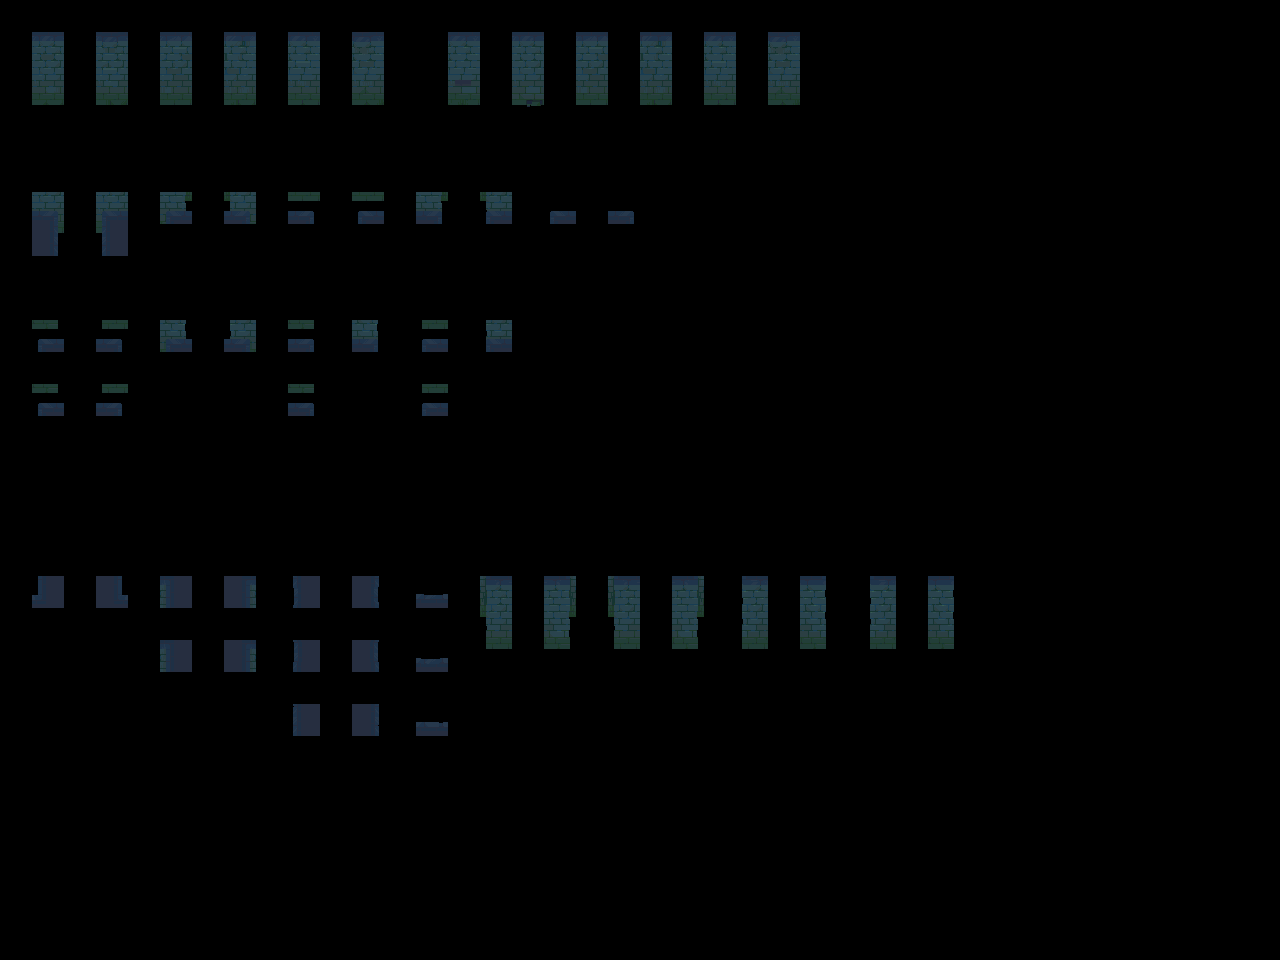

A 2D game scene composited from a Tiled map and its tileset images. What follows is a short description and the map's XML, with every tile layer's data as written:
An orthogonal 40x30 tile map with 32x32 px tiles, 2 tile layers (input_walls, output_walls) and 5 objects.

<map version="1.9" tiledversion="1.9.2" orientation="orthogonal" renderorder="right-down" width="40" height="30" tilewidth="32" tileheight="32" infinite="0" nextlayerid="4" nextobjectid="7">
 <properties>
  <property name="MatchInOrder" type="bool" value="true" />
 </properties>
 <tileset firstgid="1" source="../tilesets/Sewers-Tileset-wall-2.tsx" />
 <layer id="1" name="input_walls" width="40" height="30" opacity="0.83">
  <data encoding="csv">
0,0,0,0,0,0,0,0,0,0,0,0,0,0,0,0,0,0,0,0,0,0,0,0,0,0,0,0,0,0,0,0,0,0,0,0,0,0,0,0,
0,67,0,67,0,67,0,67,0,67,0,67,0,0,67,0,67,0,67,0,67,0,67,0,67,0,0,0,0,0,0,0,0,0,0,0,0,0,0,0,
0,83,0,83,0,83,0,83,0,83,0,83,0,0,83,0,83,0,83,0,83,0,83,0,83,0,0,0,0,0,0,0,0,0,0,0,0,0,0,0,
0,99,0,99,0,99,0,99,0,99,0,99,0,0,99,0,99,0,99,0,99,0,99,0,99,0,0,0,0,0,0,0,0,0,0,0,0,0,0,0,
0,0,0,0,0,0,0,0,0,0,0,0,0,0,0,0,0,0,0,0,0,0,0,0,0,0,0,0,0,0,0,0,0,0,0,0,0,0,0,0,
0,0,0,0,0,0,0,0,0,0,0,0,0,0,0,0,0,0,0,0,0,0,0,0,0,0,0,0,0,0,0,0,0,0,0,0,0,0,0,0,
0,6,0,8,0,12,0,44,0,38,0,40,0,58,0,74,0,17,0,21,0,0,0,0,0,0,0,0,0,0,0,0,0,0,0,0,0,0,0,0,
0,22,0,24,0,0,0,0,0,0,0,0,0,0,0,0,0,0,0,0,0,0,0,0,0,0,0,0,0,0,0,0,0,0,0,0,0,0,0,0,
0,0,0,0,0,0,0,0,0,0,0,0,0,0,0,0,0,0,0,0,0,0,0,0,0,0,0,0,0,0,0,0,0,0,0,0,0,0,0,0,
0,0,0,0,0,0,0,0,0,0,0,0,0,0,0,0,0,0,0,0,0,0,0,0,0,0,0,0,0,0,0,0,0,0,0,0,0,0,0,0,
0,76,0,108,0,109,0,125,0,102,0,118,0,104,0,120,0,0,0,0,0,0,0,0,0,0,0,0,0,0,0,0,0,0,0,0,0,0,0,0,
0,0,0,0,0,0,0,0,0,0,0,0,0,0,0,0,0,0,0,0,0,0,0,0,0,0,0,0,0,0,0,0,0,0,0,0,0,0,0,0,
0,30,0,29,0,0,0,0,0,13,0,0,0,15,0,0,0,0,0,0,0,0,0,0,0,0,0,0,0,0,0,0,0,0,0,0,0,0,0,0,
0,0,0,0,0,0,0,0,0,0,0,0,0,0,0,0,0,0,0,0,0,0,0,0,0,0,0,0,0,0,0,0,0,0,0,0,0,0,0,0,
0,0,0,0,0,0,0,0,0,0,0,0,0,0,0,0,0,0,0,0,0,0,0,0,0,0,0,0,0,0,0,0,0,0,0,0,0,0,0,0,
0,0,0,0,0,0,0,0,0,0,0,0,0,0,0,0,0,0,0,0,0,0,0,0,0,0,0,0,0,0,0,0,0,0,0,0,0,0,0,0,
0,0,0,0,0,0,0,0,0,0,0,0,0,0,0,0,0,0,0,0,0,0,0,0,0,0,0,0,0,0,0,0,0,0,0,0,0,0,0,0,
0,0,0,0,0,0,0,0,0,0,0,0,0,0,0,0,0,0,0,0,0,0,0,0,0,0,0,0,0,0,0,0,0,0,0,0,0,0,0,0,
0,18,0,20,0,50,0,52,0,33,0,37,0,3,0,66,0,68,0,66,0,68,0,49,0,53,0,49,0,53,0,0,0,0,0,0,0,0,0,0,
0,0,0,0,0,0,0,0,0,0,0,0,0,0,0,82,0,84,0,82,0,84,0,65,0,69,0,65,0,69,0,0,0,0,0,0,0,0,0,0,
0,0,0,0,0,50,0,52,0,33,0,37,0,3,0,98,0,100,0,98,0,100,0,81,0,85,0,81,0,85,0,0,0,0,0,0,0,0,0,0,
0,0,0,0,0,0,0,0,0,0,0,0,0,0,0,0,0,0,0,0,0,0,0,0,0,0,0,0,0,0,0,0,0,0,0,0,0,0,0,0,
0,0,0,0,0,0,0,0,0,33,0,37,0,3,0,0,0,0,0,0,0,0,0,0,0,0,0,0,0,0,0,0,0,0,0,0,0,0,0,0,
0,0,0,0,0,0,0,0,0,0,0,0,0,0,0,0,0,0,0,0,0,0,0,0,0,0,0,0,0,0,0,0,0,0,0,0,0,0,0,0,
0,0,0,0,0,0,0,0,0,0,0,0,0,0,0,0,0,0,0,0,0,0,0,0,0,0,0,0,0,0,0,0,0,0,0,0,0,0,0,0,
0,0,0,0,0,0,0,0,0,0,0,0,0,0,0,0,0,0,0,0,0,0,0,0,0,0,0,0,0,0,0,0,0,0,0,0,0,0,0,0,
0,0,0,0,0,0,0,0,0,0,0,0,0,0,0,0,0,0,0,0,0,0,0,0,0,0,0,0,0,0,0,0,0,0,0,0,0,0,0,0,
0,0,0,0,0,0,0,0,0,0,0,0,0,0,0,0,0,0,0,0,0,0,0,0,0,0,0,0,0,0,0,0,0,0,0,0,0,0,0,0,
0,0,0,0,0,0,0,0,0,0,0,0,0,0,0,0,0,0,0,0,0,0,0,0,0,0,0,0,0,0,0,0,0,0,0,0,0,0,0,0,
0,0,0,0,0,0,0,0,0,0,0,0,0,0,0,0,0,0,0,0,0,0,0,0,0,0,0,0,0,0,0,0,0,0,0,0,0,0,0,0
</data>
 </layer>
 <layer id="2" name="output_walls" width="40" height="30">
  <data encoding="csv">
0,0,0,0,0,0,0,0,0,0,0,0,0,0,0,0,0,0,0,0,0,0,0,0,0,0,0,0,0,0,0,0,0,0,0,0,0,0,0,0,
0,145,0,146,0,147,0,148,0,149,0,150,0,0,152,0,153,0,154,0,155,0,156,0,157,0,0,0,0,0,0,0,0,0,0,0,0,0,0,0,
0,161,0,162,0,163,0,164,0,165,0,166,0,0,168,0,169,0,170,0,171,0,172,0,173,0,0,0,0,0,0,0,0,0,0,0,0,0,0,0,
0,177,0,178,0,179,0,180,0,181,0,182,0,0,184,0,185,0,186,0,187,0,188,0,189,0,0,0,0,0,0,0,0,0,0,0,0,0,0,0,
0,0,0,0,0,0,0,0,0,0,0,0,0,0,0,0,0,0,0,0,0,0,0,0,0,0,0,0,0,0,0,0,0,0,0,0,0,0,0,0,
0,0,0,0,0,0,0,0,0,0,0,0,0,0,0,0,0,0,0,0,0,0,0,0,0,0,0,0,0,0,0,0,0,0,0,0,0,0,0,0,
0,7,0,9,0,28,0,60,0,39,0,41,0,59,0,75,0,2,0,4,0,0,0,0,0,0,0,0,0,0,0,0,0,0,0,0,0,0,0,0,
0,23,0,25,0,0,0,0,0,0,0,0,0,0,0,0,0,0,0,0,0,0,0,0,0,0,0,0,0,0,0,0,0,0,0,0,0,0,0,0,
0,0,0,0,0,0,0,0,0,0,0,0,0,0,0,0,0,0,0,0,0,0,0,0,0,0,0,0,0,0,0,0,0,0,0,0,0,0,0,0,
0,0,0,0,0,0,0,0,0,0,0,0,0,0,0,0,0,0,0,0,0,0,0,0,0,0,0,0,0,0,0,0,0,0,0,0,0,0,0,0,
0,92,0,124,0,110,0,126,0,103,0,119,0,105,0,121,0,0,0,0,0,0,0,0,0,0,0,0,0,0,0,0,0,0,0,0,0,0,0,0,
0,0,0,0,0,0,0,0,0,0,0,0,0,0,0,0,0,0,0,0,0,0,0,0,0,0,0,0,0,0,0,0,0,0,0,0,0,0,0,0,
0,46,0,45,0,0,0,0,0,14,0,0,0,16,0,0,0,0,0,0,0,0,0,0,0,0,0,0,0,0,0,0,0,0,0,0,0,0,0,0,
0,0,0,0,0,0,0,0,0,0,0,0,0,0,0,0,0,0,0,0,0,0,0,0,0,0,0,0,0,0,0,0,0,0,0,0,0,0,0,0,
0,0,0,0,0,0,0,0,0,0,0,0,0,0,0,0,0,0,0,0,0,0,0,0,0,0,0,0,0,0,0,0,0,0,0,0,0,0,0,0,
0,0,0,0,0,0,0,0,0,0,0,0,0,0,0,0,0,0,0,0,0,0,0,0,0,0,0,0,0,0,0,0,0,0,0,0,0,0,0,0,
0,0,0,0,0,0,0,0,0,0,0,0,0,0,0,0,0,0,0,0,0,0,0,0,0,0,0,0,0,0,0,0,0,0,0,0,0,0,0,0,
0,0,0,0,0,0,0,0,0,0,0,0,0,0,0,0,0,0,0,0,0,0,0,0,0,0,0,0,0,0,0,0,0,0,0,0,0,0,0,0,
0,193,0,194,0,209,0,210,0,195,0,196,0,197,0,198,0,199,0,200,0,201,0,202,0,203,0,204,0,205,0,0,0,0,0,0,0,0,0,0,
0,0,0,0,0,0,0,0,0,0,0,0,0,0,0,214,0,215,0,216,0,217,0,218,0,219,0,220,0,221,0,0,0,0,0,0,0,0,0,0,
0,0,0,0,0,225,0,226,0,211,0,212,0,213,0,230,0,231,0,232,0,233,0,234,0,235,0,236,0,237,0,0,0,0,0,0,0,0,0,0,
0,0,0,0,0,0,0,0,0,0,0,0,0,0,0,0,0,0,0,0,0,0,0,0,0,0,0,0,0,0,0,0,0,0,0,0,0,0,0,0,
0,0,0,0,0,0,0,0,0,227,0,228,0,229,0,0,0,0,0,0,0,0,0,0,0,0,0,0,0,0,0,0,0,0,0,0,0,0,0,0,
0,0,0,0,0,0,0,0,0,0,0,0,0,0,0,0,0,0,0,0,0,0,0,0,0,0,0,0,0,0,0,0,0,0,0,0,0,0,0,0,
0,0,0,0,0,0,0,0,0,0,0,0,0,0,0,0,0,0,0,0,0,0,0,0,0,0,0,0,0,0,0,0,0,0,0,0,0,0,0,0,
0,0,0,0,0,0,0,0,0,0,0,0,0,0,0,0,0,0,0,0,0,0,0,0,0,0,0,0,0,0,0,0,0,0,0,0,0,0,0,0,
0,0,0,0,0,0,0,0,0,0,0,0,0,0,0,0,0,0,0,0,0,0,0,0,0,0,0,0,0,0,0,0,0,0,0,0,0,0,0,0,
0,0,0,0,0,0,0,0,0,0,0,0,0,0,0,0,0,0,0,0,0,0,0,0,0,0,0,0,0,0,0,0,0,0,0,0,0,0,0,0,
0,0,0,0,0,0,0,0,0,0,0,0,0,0,0,0,0,0,0,0,0,0,0,0,0,0,0,0,0,0,0,0,0,0,0,0,0,0,0,0,
0,0,0,0,0,0,0,0,0,0,0,0,0,0,0,0,0,0,0,0,0,0,0,0,0,0,0,0,0,0,0,0,0,0,0,0,0,0,0,0
</data>
 </layer>
 <objectgroup id="3" name="rule_options" offsetx="-10.6667" offsety="-16.6667">
  <object id="1" x="22" y="28" width="131" height="124.667">
   <properties>
    <property name="Disabled" type="bool" value="false" />
    <property name="Probability" type="float" value="0.4" />
   </properties>
  </object>
  <object id="2" x="28" y="180.667" width="917.333" height="320">
   <properties>
    <property name="Disabled" type="bool" value="false" />
    <property name="Probability" type="float" value="0.25" />
   </properties>
  </object>
  <object id="4" x="29.6667" y="568.333" width="955" height="205">
   <properties>
    <property name="Probability" type="float" value="0.25" />
   </properties>
  </object>
  <object id="5" x="448.667" y="28.6667" width="497" height="129">
   <properties>
    <property name="Probability" type="float" value="0.15" />
   </properties>
  </object>
  <object id="6" x="162.667" y="29" width="243.333" height="123.667">
   <properties>
    <property name="Probability" type="float" value="0.25" />
   </properties>
  </object>
 </objectgroup>
</map>
